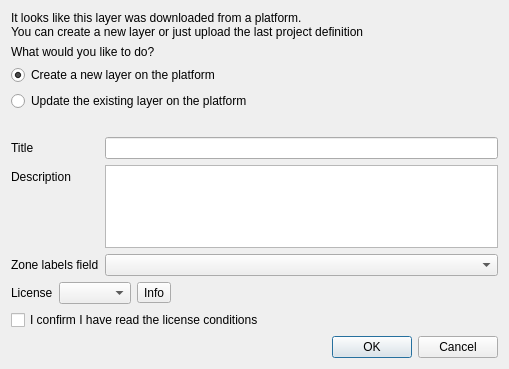
<?xml version="1.0" encoding="UTF-8"?>
<ui version="4.0">
 <class>UploadSettingsDialog</class>
 <widget class="QDialog" name="UploadSettingsDialog">
  <property name="geometry">
   <rect>
    <x>0</x>
    <y>0</y>
    <width>509</width>
    <height>369</height>
   </rect>
  </property>
  <property name="windowTitle">
   <string>Upload</string>
  </property>
  <layout class="QVBoxLayout" name="verticalLayout">
   <item>
    <widget class="QLabel" name="situation_lbl">
     <property name="text">
      <string>It looks like this layer was downloaded from a platform. 
You can create a new layer or just upload the last project definition</string>
     </property>
    </widget>
   </item>
   <item>
    <widget class="QLabel" name="question_lbl">
     <property name="text">
      <string>What would you like to do?</string>
     </property>
    </widget>
   </item>
   <item>
    <widget class="QRadioButton" name="new_layer_radio">
     <property name="text">
      <string>Create a new layer on the platform</string>
     </property>
     <property name="checked">
      <bool>true</bool>
     </property>
     <attribute name="buttonGroup">
      <string notr="true">upload_action</string>
     </attribute>
    </widget>
   </item>
   <item>
    <widget class="QRadioButton" name="update_radio">
     <property name="text">
      <string>Update the existing layer on the platform</string>
     </property>
     <attribute name="buttonGroup">
      <string notr="true">upload_action</string>
     </attribute>
    </widget>
   </item>
   <item>
    <widget class="QLabel" name="explaination_lbl">
     <property name="text">
      <string/>
     </property>
    </widget>
   </item>
   <item>
    <layout class="QFormLayout" name="formLayout">
     <property name="fieldGrowthPolicy">
      <enum>QFormLayout::AllNonFixedFieldsGrow</enum>
     </property>
     <item row="0" column="0">
      <widget class="QLabel" name="title_lbl">
       <property name="text">
        <string>Title</string>
       </property>
      </widget>
     </item>
     <item row="0" column="1">
      <widget class="QLineEdit" name="title_le"/>
     </item>
     <item row="1" column="0">
      <widget class="QLabel" name="description_lbl">
       <property name="text">
        <string>Description</string>
       </property>
      </widget>
     </item>
     <item row="1" column="1">
      <widget class="QTextEdit" name="description_te"/>
     </item>
     <item row="2" column="1">
      <widget class="QComboBox" name="zone_label_field_cbx"/>
     </item>
     <item row="2" column="0">
      <widget class="QLabel" name="label">
       <property name="text">
        <string>Zone labels field</string>
       </property>
      </widget>
     </item>
    </layout>
   </item>
   <item>
    <layout class="QGridLayout" name="gridLayout">
     <item row="0" column="0">
      <widget class="QLabel" name="label_6">
       <property name="text">
        <string>License</string>
       </property>
      </widget>
     </item>
     <item row="0" column="1">
      <widget class="QComboBox" name="license_cbx"/>
     </item>
     <item row="0" column="2">
      <widget class="QToolButton" name="license_info_btn">
       <property name="text">
        <string>Info</string>
       </property>
      </widget>
     </item>
     <item row="0" column="3">
      <spacer name="horizontalSpacer">
       <property name="orientation">
        <enum>Qt::Horizontal</enum>
       </property>
       <property name="sizeHint" stdset="0">
        <size>
         <width>40</width>
         <height>20</height>
        </size>
       </property>
      </spacer>
     </item>
    </layout>
   </item>
   <item>
    <widget class="QCheckBox" name="confirm_chk">
     <property name="text">
      <string>I confirm I have read the license conditions</string>
     </property>
    </widget>
   </item>
   <item>
    <widget class="QDialogButtonBox" name="buttonBox">
     <property name="orientation">
      <enum>Qt::Horizontal</enum>
     </property>
     <property name="standardButtons">
      <set>QDialogButtonBox::Cancel|QDialogButtonBox::Ok</set>
     </property>
    </widget>
   </item>
  </layout>
 </widget>
 <resources/>
 <connections>
  <connection>
   <sender>buttonBox</sender>
   <signal>accepted()</signal>
   <receiver>UploadSettingsDialog</receiver>
   <slot>accept()</slot>
   <hints>
    <hint type="sourcelabel">
     <x>408</x>
     <y>354</y>
    </hint>
    <hint type="destinationlabel">
     <x>157</x>
     <y>274</y>
    </hint>
   </hints>
  </connection>
  <connection>
   <sender>buttonBox</sender>
   <signal>rejected()</signal>
   <receiver>UploadSettingsDialog</receiver>
   <slot>reject()</slot>
   <hints>
    <hint type="sourcelabel">
     <x>476</x>
     <y>360</y>
    </hint>
    <hint type="destinationlabel">
     <x>286</x>
     <y>274</y>
    </hint>
   </hints>
  </connection>
 </connections>
 <buttongroups>
  <buttongroup name="upload_action"/>
 </buttongroups>
</ui>
